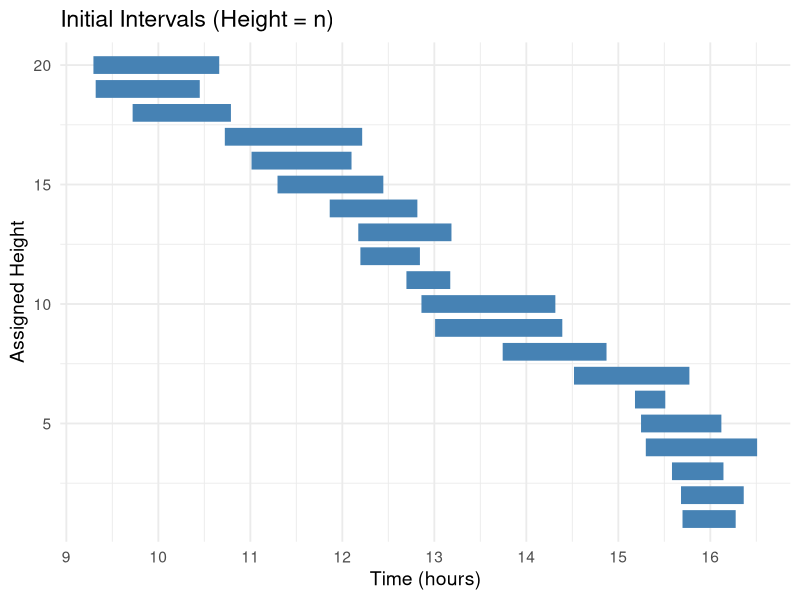
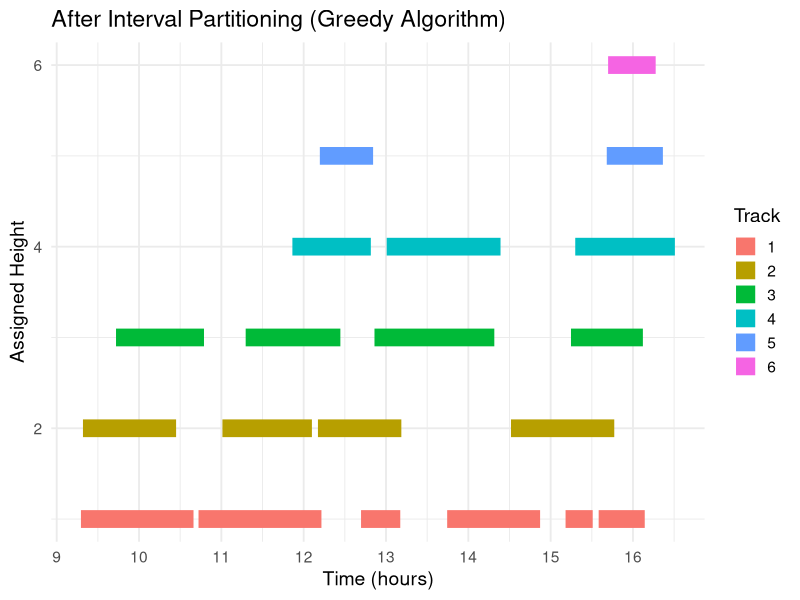

Recreate these plots in R, in order.
library(ggplot2)
library(dplyr)

interval_partition_plot <- function(n = 10, seed = 123) {
  start_time <- Sys.time()
  set.seed(seed)
  
  # Generate random start times between 9.0 (9 AM) and 17.0 (5 PM)
  starts <- sort(runif(n, 9.0, 16.0))
  durations <- runif(n, 0.3, 1.5)
  ends <- pmin(starts + durations, 17.0)
  
  df <- data.frame(
    id = 1:n,
    start = starts,
    end = ends,
    height = n:1
  )
  
  p1 <- ggplot(df, aes(x = start, xend = end, y = height, yend = height)) +
    geom_segment(linewidth = 6, color = "steelblue") +
    theme_minimal(base_size = 14) +
    labs(
      title = "Initial Intervals (Height = n)",
      x = "Time (hours)",
      y = "Assigned Height"
    ) +
    scale_x_continuous(breaks = seq(9, 17, by = 1))
  print(p1)
  
  df <- df[order(df$start), ]
  room_end <- c()  # stores the current end time of each "room"
  assigned_height <- numeric(n)
  
  for (i in seq_len(n)) {
    placed <- FALSE
    for (r in seq_along(room_end)) {
      if (df$start[i] >= room_end[r]) {
        room_end[r] <- df$end[i]
        assigned_height[i] <- r
        placed <- TRUE
        break
      }
    }
    if (!placed) {
      room_end <- c(room_end, df$end[i])
      assigned_height[i] <- length(room_end)
    }
  }
  
  df$height <- assigned_height
  
  p2 <- ggplot(df, aes(x = start, xend = end, y = height, yend = height, color = factor(height))) +
    geom_segment(linewidth = 6) +
    theme_minimal(base_size = 14) +
    labs(
      title = "After Interval Partitioning (Greedy Algorithm)",
      x = "Time (hours)",
      y = "Assigned Height",
      color = "Track"
    ) +
    scale_x_continuous(breaks = seq(9, 17, by = 1))
  print(p2)
  
  end_time <- Sys.time()
  exec_time <- end_time - start_time
  cat("Execution Time:", round(exec_time, 4), "seconds\n")
}

# Example run
interval_partition_plot(n = 20)

